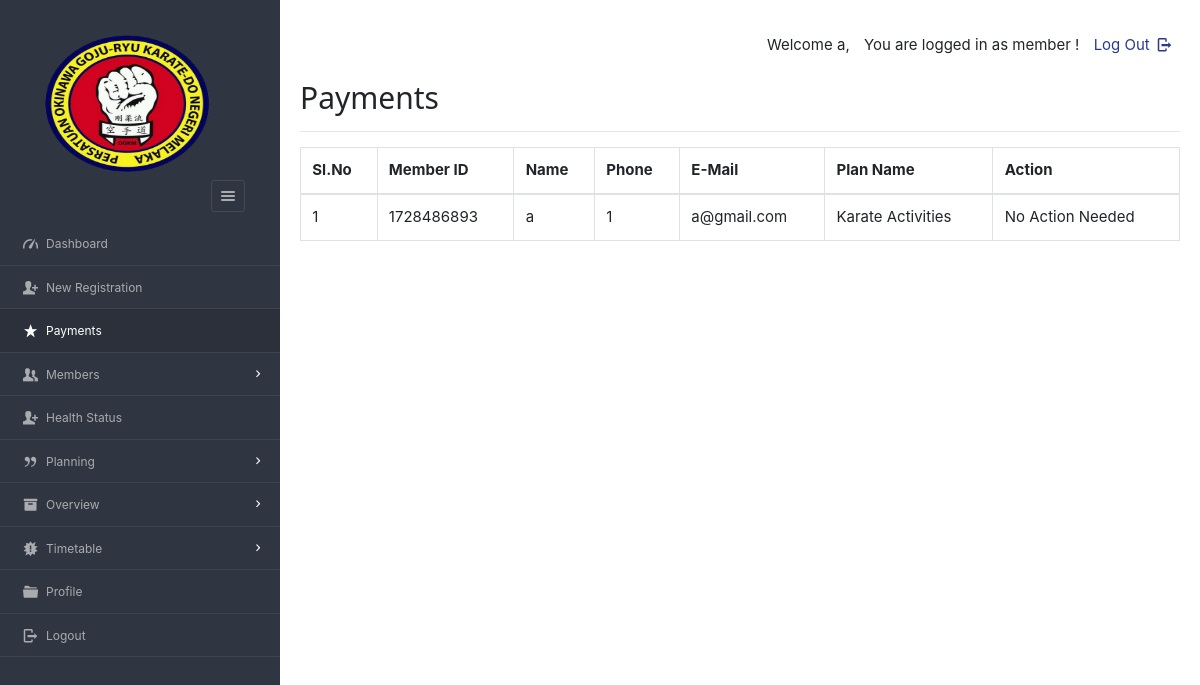
The app's page /dashboard/admin/payments.php (signed in) with its own data.
### tables this page shows
CREATE TABLE `enrolls_to` (
  `et_id` int(100) NOT NULL,
  `planid` varchar(8) NOT NULL,
  `userid` varchar(20) NOT NULL,
  `paid_date` varchar(40) NOT NULL,
  `expire` varchar(40) NOT NULL,
  `hasPaid` varchar(5) NOT NULL DEFAULT 'no'
);

CREATE TABLE `users` (
  `userid` varchar(20) NOT NULL,
  `pass_key` varchar(100) NOT NULL,
  `imageid` varchar(200) NOT NULL,
  `username` varchar(40) NOT NULL,
  `fullName` varchar(100) NOT NULL,
  `gender` varchar(8) NOT NULL,
  `mobile` varchar(20) NOT NULL,
  `email` varchar(200) NOT NULL,
  `dob` varchar(10) NOT NULL,
  `joining_date` varchar(10) NOT NULL
);

CREATE TABLE `plan` (
  `planid` varchar(8) NOT NULL,
  `planName` varchar(20) NOT NULL,
  `description` varchar(200) NOT NULL,
  `planType` varchar(50) NOT NULL,
  `validity` varchar(20) NOT NULL DEFAULT 'Lifetime',
  `amount` int(10) NOT NULL DEFAULT 0,
  `active` varchar(255) NOT NULL
);

### dashboard/admin/payments.php (the view, shortened to what this page needs)
<?php
require '../../include/db_conn.php';
?>
<!DOCTYPE html>
<html lang="en">
<head>
    <link rel="stylesheet" href="../../css/style.css"  id="style-resource-5">
    <link rel="stylesheet" href="../../css/dashMain.css">
    <link rel="stylesheet" type="text/css" href="../../css/entypo.css">
    <link href="a1style.css" type="text/css" rel="stylesheet">
	<link rel="stylesheet" href="../../css/bootstrap.min.css">
    <link rel="stylesheet" href="../../css/insidedashboard.css">
</head>
      <body class="page-body  page-fade" onload="collapseSidebar()">
    	<div class="page-container sidebar-collapsed" id="navbarcollapse">
		<div class="sidebar-menu">
			<header class="logo-env">
					<div class="sidebar-collapse" onclick="collapseSidebar()">
				<a href="#" class="sidebar-collapse-icon with-animation">
					<i class="entypo-menu"></i>
				</a>
			</div>
			</header>
    		<?php include('nav.php'); ?>
    	</div>
    		<div class="main-content">
				<div class="row">
					<div class="col-md-6 col-sm-8 clearfix">
					</div>
					<div class="col-md-6 col-sm-4 clearfix hidden-xs">
						<ul class="list-inline links-list pull-right">
							<li>
								<a href="logout.php">
									Log Out <i class="entypo-logout right"></i>
								</a>
							</li>
						</ul>
					</div>
				</div>
				<h2>Payments</h2>
<hr />
<table class="table table-bordered">
    <thead>
        <tr>
            <th>Sl.No</th>
            <th>Member ID</th>
            <th>Name</th>
            <th>Phone</th>
            <th>E-Mail</th>
            <th>Plan Name</th>
            <th>Action</th>
        </tr>
    </thead>
    <tbody>
<?php
$query = "SELECT e.*, u.username, u.mobile, u.email, p.planName
          FROM enrolls_to e
          JOIN users u ON e.userid = u.userid
          JOIN plan p ON e.planid = p.planid
          ORDER BY e.expire";
$result = mysqli_query($con, $query);
$sno = 1;
if (mysqli_num_rows($result) > 0) {
    while ($row = mysqli_fetch_array($result, MYSQLI_ASSOC)) {
        $uid = $row['userid'];
        $planid = $row['planid'];
        $planName = $row['planName'];
        $hasPaid = $row['hasPaid'];
        echo "<tr>";
        echo "<td>" . $sno . "</td>";
        echo "<td>" . htmlspecialchars($row['userid']) . "</td>";
        echo "<td>" . htmlspecialchars($row['username']) . "</td>";
        echo "<td>" . htmlspecialchars($row['mobile']) . "</td>";
        echo "<td>" . htmlspecialchars($row['email']) . "</td>";
        echo "<td>" . htmlspecialchars($planName) . "</td>";
        $sno++;
        if ($hasPaid === 'no') {
            echo "<td>
                    <form action='make_payments.php' method='post'>
                        <input type='hidden' name='userID' value='" . htmlspecialchars($uid) . "'/>
                        <input type='hidden' name='planID' value='" . htmlspecialchars($planid) . "'/>
                        <input type='submit' class='a1-btn a1-blue' value='Add Payment' class='btn btn-info'/>
                    </form>
                  </td>";
        } else {
            echo "<td>No Action Needed</td>";
        }
        echo "</tr>";
    }
} else {
    echo "<tr><td colspan='7'>No records found</td></tr>";
}
?>
				</tbody>
		</table>
    	</div>
    </body>
</html>

### css/style.css (style rules this page uses)
html { font-size: 62.5%; font-family: sans-serif; }
div { display: block; }
body { font-family: "Noto Sans", sans-serif, "Helvetica Neue", Helvetica, Arial, sans-serif; font-size: 12px; line-height: 1.428571429; display: block; margin: 0; }
*, *:before, *:after { box-sizing: border-box; }
a { text-decoration: none; background: transparent; }
img { vertical-align: middle; }
img { border: 0; }
.logo img { width: 220px; height: 200px; }
a { color: #373e4a; text-decoration: none; }
a { background: transparent; }
a { color: #373e4a; }
.page-container { position: relative; padding-left: 280px; }
.page-container .sidebar-menu { position: absolute; width: 280px; top: 0; left: 0; bottom: 0; background: #303641; color: #aaabae; z-index: 1; min-height: 796px; box-sizing: border-box; }
.page-container .sidebar-menu .logo-env { width: 100%; padding: 35px; padding-bottom: 10px; box-sizing: border-box; }
.page-container .sidebar-menu .logo-env:before, .page-container .sidebar-menu .logo-env:after { content: " "; display: table; }
.page-container .sidebar-menu .logo-env > div { display: block; vertical-align: middle; white-space: nowrap; float: left; }
.page-container .sidebar-menu .logo-env > div > a { display: inline-block; color: #aaabae; }
.page-container .sidebar-menu .logo-env > div.sidebar-collapse, .page-container .sidebar-menu .logo-env > div.sidebar-mobile-menu { position: relative; float: right; }
.page-container .sidebar-menu .logo-env > div.sidebar-collapse a, .page-container .sidebar-menu .logo-env > div.sidebar-mobile-menu a { display: inline-block; border: 1px solid #454a54; text-align: center; padding: 0; line-height: 1; font-size: 20px; font-weight: 300; padding: 5px 2px; background-clip: padding-box; border-radius: 3px; transition: all 200ms ease-in-out; }
.page-container .sidebar-menu .logo-env .logo img { width: 180px; height: 150px; }
.page-container .sidebar-menu .logo-env:after { clear: both; }
ul, ol { margin-top: 0; margin-bottom: 8.5px; }
ul, menu, dir { display: block; list-style-type: disc; }
li { display: list-item; }
i, cite, em, var, address, dfn { font-style: italic; }

### css/dashMain.css (style rules this page uses)
.page-container .main-content { position: relative; float: left; width: 100%; padding: 20px; z-index: 2; background: #ffffff; box-sizing: border-box; }
.row { margin-left: -15px; margin-right: -15px; }
.row:before, .row:after { content: " "; display: table; }
.row:after { clear: both; }
.col-xs-1, .col-sm-1, .col-md-1, .col-lg-1, .col-xs-2, .col-sm-2, .col-md-2, .col-lg-2, .col-xs-3, .col-sm-3, .col-md-3, .col-lg-3, .col-xs-4, .col-sm-4, .col-md-4, .col-lg-4, .col-xs-5, .col-sm-5, .col-md-5, .col-lg-5, .col-xs-6, .col-sm-6, .col-md-6, .col-lg-6, .col-xs-7, .col-sm-7, .col-md-7, .col-lg-7, .col-xs-8, .col-sm-8, .col-md-8, .col-lg-8, .col-xs-9, .col-sm-9, .col-md-9, .col-lg-9, .col-xs-10, .col-sm-10, .col-md-10, .col-lg-10, .col-xs-11, .col-sm-11, .col-md-11, .col-lg-11, .col-xs-12, .col-sm-12, .col-md-12, .col-lg-12 { position: relative; min-height: 1px; padding-left: 15px; padding-right: 15px; }
.links-list { white-space: nowrap; padding-top: 14px; padding-bottom: 8px; }
.pull-right { float: right !important; }
.list-inline { padding-left: 0; list-style: none; }
ul, ol { margin-top: 0; margin-bottom: 8.5px; }
.list-inline > li:first-child { padding-left: 0; }
.list-inline > li { display: inline-block; padding-left: 5px; padding-right: 5px; }
@media (min-width: 768px) { .col-sm-1, .col-sm-2, .col-sm-3, .col-sm-4, .col-sm-5, .col-sm-6, .col-sm-7, .col-sm-8, .col-sm-9, .col-sm-10, .col-sm-11 { float: left; } }
@media (min-width: 768px) { .col-sm-8 { width: 66.66666666666666%; } }
@media (min-width: 768px) { .col-sm-4 { width: 33.33333333333333%; } }
@media (min-width: 992px) { .col-md-1, .col-md-2, .col-md-3, .col-md-4, .col-md-5, .col-md-6, .col-md-7, .col-md-8, .col-md-9, .col-md-10, .col-md-11 { float: left; } }
@media (min-width: 992px) { .col-md-6 { width: 50%; } }
a { color: #373e4a; text-decoration: none; }
a { background: transparent; }
a { color: #373e4a; }
h2, .h2 { font-size: 25px; }
hr { margin-top: 17px; margin-bottom: 17px; border: 0; border-top: 1px solid #998f8f; }
hr { box-sizing: content-box; height: 0; }
i, cite, em, var, address, dfn { font-style: italic; }

### records on screen
enrolls_to: userid "1728486893", userid.username "a", userid.mobile "1", userid.email "a@gmail.com", planid.planName "Karate Activities", hasPaid "No Action Needed"
